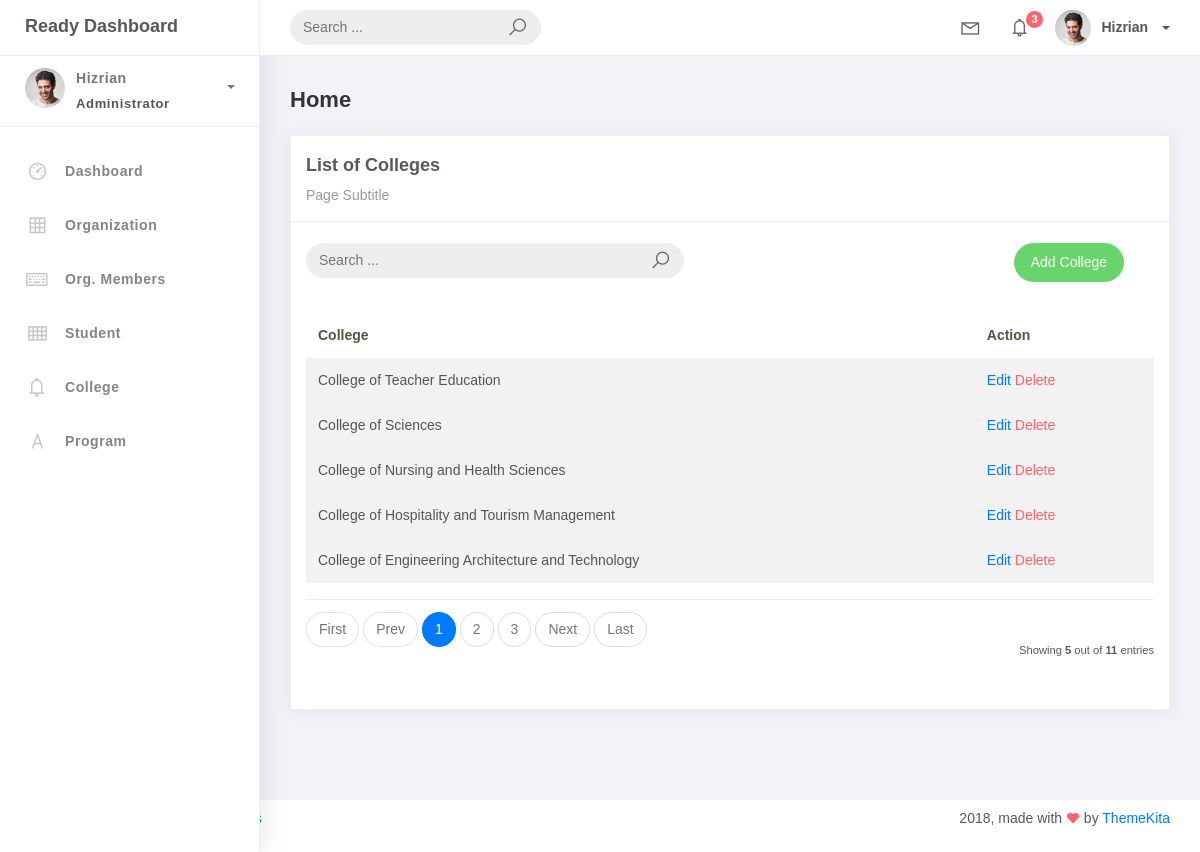
Screenshot of /college_list/ with the database file from the repository.
### studentorg/models.py (models this page shows, shortened)
class BaseModel(models.Model):
    created_at = models.DateTimeField(auto_now_add=True, db_index=True)
    updated_at = models.DateTimeField(auto_now=True)
    class Meta:
        abstract = True

class College(BaseModel):
    college_name = models.CharField(max_length=150)

### studentorg/views.py (the view)
# urls.py: path('college_list/', CollegeList.as_view(), name='college_list'),
class CollegeList(ListView):
    model = College
    context_object_name = 'colleges'
    template_name = 'college_list.html'
    paginate_by = 5
    def get_queryset(self, *args, **kwargs):
        qs = super(CollegeList, self).get_queryset(*args, **kwargs)
        query = self.request.GET.get('q')
        if query:
            qs = qs.filter(
                Q(college_name__icontains=query)
            )
        return qs

### templates/college_list.html
{% extends 'base.html' %} {% load static %} {% block content %}
<div class="content">
    <div class="container-fluid">
        <h4 class="page-title">Home</h4>
        <div class="row">
            <div class="col-md-12">
                <div class="card">
                    <div class="card-header">
                    <div class="card-title">List of Colleges</div>
                    <div class="card-category">Page Subtitle</div>
                </div>
                <br />
                <div class="col-md-12 row">
                    <div class="col-md-6">
                        <form class="navbar-left navbar-form nav-search mr-md-3" action="{% url 'college_list' %}">
                            <div class="input-group">
                                <input type="text" placeholder="Search ..." class="form-control" name="q" />
                                <div class="input-group-append">
                                    <span class="input-group-text">
                                        <i class="la la-search search-icon"></i>
                                    </span>
                                </div>
                            </div>
                        </form>
                    </div>
                    <div class="col-md-6">
                        <div class="pull-right">
                            <a href="{% url 'college-add' %}" class="btn btn-success btn-rounded">Add College</a>
                        </div>
                    </div>
                </div>
                <div class="card-body">
                    <table class="table table-striped mt-3">
                        <thead>
                            <tr>
                                <th scope="col">College</th>
                                <th scope="col">Action</th>
                            </tr>
                        </thead>
                        <tbody>
                            {% for object in object_list %}
                            <tr>
                                <td>{{ object.college_name}}</td>
                                <td>
                                    <a href="{% url 'college-update' object.id %}">Edit</a>
                                    <a href="{% url 'college-delete' object.id %}" class="text-danger">Delete</a>
                                </td>
                            <tr>
                            {% empty %}
                            </tr>
                            <td colspan="4" style="text-align: center;">
                                <p class="text-sm font-weight-bold mb-0">No Records Found</p>
                            </td>
                        </tr>
                            {% endfor %}
                        </tbody>
                    </table>
                    {% include 'includes/pagination.html' %}
                </div>
            </div>
        </div>
    </div>
</div>
{% endblock %}

### rows the page displays
College: college_name "College of Teacher Education"
College: college_name "College of Sciences"
College: college_name "College of Nursing and Health Sciences"
College: college_name "College of Hospitality and Tourism Management"
College: college_name "College of Engineering Architecture and Technology"

### other values shown
{{ page_num }} "1"
{{ page_num }} "2" "3"
{{ object_list.count }} "5"
{{ paginator.count }} "11"
